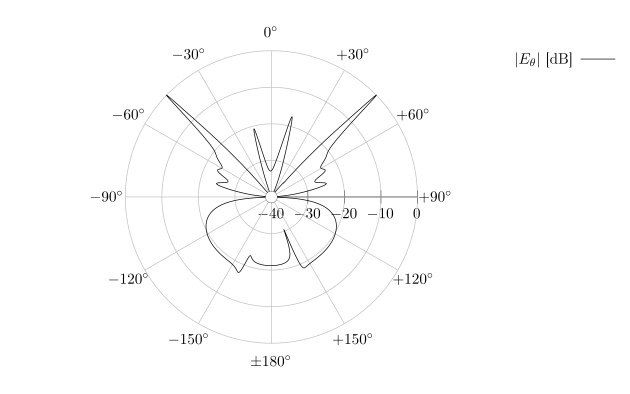

Write the gnuplot code that produced this figure.
reset 
set terminal cairolatex standalone color background rgbcolor 'white' \
size 16 cm, 10 cm
# size 12 cm, 7.5 cm

set output 'Figure_Cut_1.tex'

set key top right outside

set polar
set angle radian
set size square

set tmargin 3
set bmargin 3

set grid polar ls 1 lw 2 dt 1 lc 'grey'

unset border
unset xtics
unset ytics
                                    
tickstep = 10                                   
r_min = -40
r_max = 0

# tickstep = 0.5                                 
# r_min = 0
# r_max = 1

set trange [-pi/2:3*pi/2]
set rrange [r_min:r_max]
set rtics tickstep

r_add = (r_max-r_min)/8

set size ratio -1

set label '$+90^{\circ}$' at (r_add+r_max-r_min)*cos(0*pi/180), (r_add+r_max-r_min)*sin(0*pi/180) center
set label '$+60^{\circ}$' at (r_add+r_max-r_min)*cos(30*pi/180), (r_add+r_max-r_min)*sin(30*pi/180) center 
set label '$+30^{\circ}$' at (r_add+r_max-r_min)*cos(60*pi/180), (r_add+r_max-r_min)*sin(60*pi/180) center
set label '$0^{\circ}$' at (r_add+r_max-r_min)*cos(90*pi/180), (r_add+r_max-r_min)*sin(90*pi/180) center
set label '$-30^{\circ}$' at (r_add+r_max-r_min)*cos(120*pi/180), (r_add+r_max-r_min)*sin(120*pi/180) center 
set label '$-60^{\circ}$' at (r_add+r_max-r_min)*cos(150*pi/180), (r_add+r_max-r_min)*sin(150*pi/180) center
set label '$-90^{\circ}$' at (r_add+r_max-r_min)*cos(180*pi/180), (r_add+r_max-r_min)*sin(180*pi/180) center
set label '$+120^{\circ}$' at (r_add+r_max-r_min)*cos(-30*pi/180), (r_add+r_max-r_min)*sin(-30*pi/180) center 
set label '$+150^{\circ}$' at (r_add+r_max-r_min)*cos(-60*pi/180), (r_add+r_max-r_min)*sin(-60*pi/180) center
set label '$\pm 180^{\circ}$' at (r_add+r_max-r_min)*cos(-90*pi/180), (r_add+r_max-r_min)*sin(-90*pi/180) center
set label '$-150^{\circ}$' at (r_add+r_max-r_min)*cos(-120*pi/180), (r_add+r_max-r_min)*sin(-120*pi/180) center 
set label '$-120^{\circ}$' at (r_add+r_max-r_min)*cos(-150*pi/180), (r_add+r_max-r_min)*sin(-150*pi/180) center

plot '../data_far_field.txt' using (pi/2-$1):($2 > r_min ? $2 : r_min) with lines lw 2 dt 1 lc 'black' title '$|E_{\theta}|$ [dB]'
